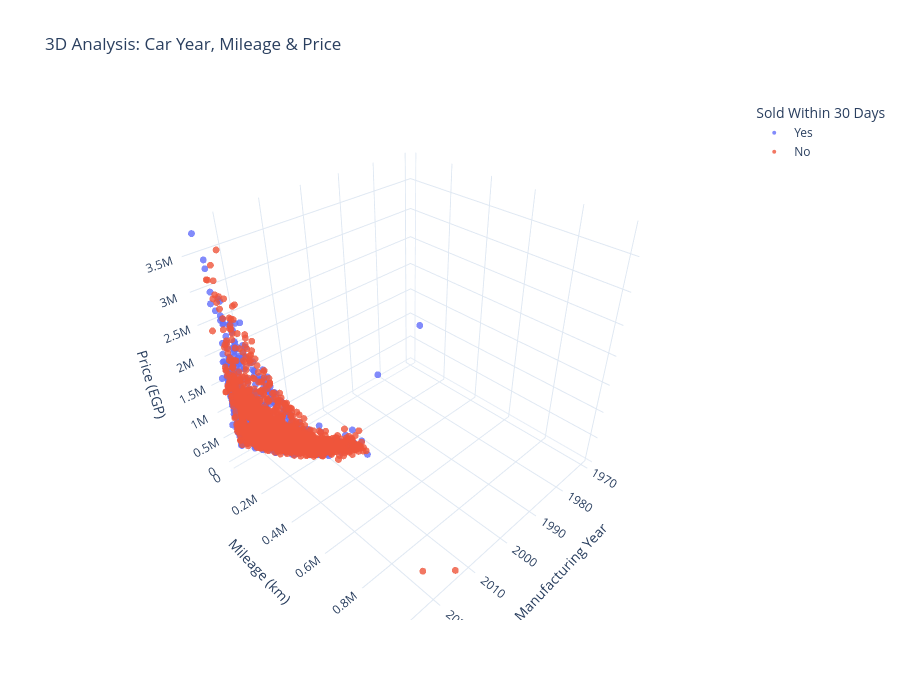

Notebook cell for this chart:
### Markdown cell above
## 🌐 3D Analysis: Car Year, Mileage & Price

This interactive 3D scatter plot examines three numeric dimensions together:

- **X-axis:** manufacturing year.
- **Y-axis:** mileage in kilometers.
- **Z-axis:** price in EGP.
- **Color:** whether the car was sold within 30 days.

Hover over a point to inspect the car's brand, model, year, mileage, price, city, and sales status. Rotating the chart can help reveal patterns that are harder to see in a 2D plot.

Use the visualization to explore possible relationships; it does not establish that any one variable causes another.

### Code cell
import plotly.express as px

fig = px.scatter_3d(
    df,
    x="year",
    y="mileage_km",
    z="price_egp",
    color="sold_within_30_days",
    hover_data=["brand", "model", "city"],
    title="3D Analysis: Car Year, Mileage & Price",
    labels={
        "year": "Manufacturing Year",
        "mileage_km": "Mileage (km)",
        "price_egp": "Price (EGP)",
        "sold_within_30_days": "Sold Within 30 Days"
    },
    opacity=0.8
)

fig.update_traces(
    marker=dict(size=4),
    hovertemplate=(
        "<b>%{customdata[0]} %{customdata[1]}</b><br>"
        "Year: %{x}<br>"
        "Mileage: %{y:,.0f} km<br>"
        "Price: %{z:,.0f} EGP<br>"
        "City: %{customdata[2]}<br>"
        "<extra></extra>"
    )
)

fig.update_layout(
    template="plotly_white",
    height=700,
    scene=dict(
        xaxis_title="Manufacturing Year",
        yaxis_title="Mileage (km)",
        zaxis_title="Price (EGP)"
    ),
    legend_title_text="Sold Within 30 Days"
)

fig.show()

### Figure 1 — Plotly figure (JSON) as saved in the notebook; plotly's stock layout.template omitted (floating-point values rounded to 4 significant figures; data arrays with more than 128 entries replaced by an {"elided": "..."} marker saying what was removed)
{"data": [{"customdata": {"elided": "1319x3 str values"}, "hovertemplate": "<b>%{customdata[0]} %{customdata[1]}</b><br>Year: %{x}<br>Mileage: %{y:,.0f} km<br>Price: %{z:,.0f} EGP<br>City: %{customdata[2]}<br><extra></extra>", "legendgroup": "Yes", "marker": {"color": "#636efa", "opacity": 0.8, "size": 4, "symbol": "circle"}, "mode": "markers", "name": "Yes", "scene": "scene", "showlegend": true, "type": "scatter3d", "x": {"elided": "1319 int values"}, "y": {"elided": "1319 float values"}, "z": {"elided": "1319 int values"}}, {"customdata": {"elided": "1582x3 str values"}, "hovertemplate": "<b>%{customdata[0]} %{customdata[1]}</b><br>Year: %{x}<br>Mileage: %{y:,.0f} km<br>Price: %{z:,.0f} EGP<br>City: %{customdata[2]}<br><extra></extra>", "legendgroup": "No", "marker": {"color": "#EF553B", "opacity": 0.8, "size": 4, "symbol": "circle"}, "mode": "markers", "name": "No", "scene": "scene", "showlegend": true, "type": "scatter3d", "x": {"elided": "1582 int values"}, "y": {"elided": "1582 float values"}, "z": {"elided": "1582 int values"}}], "layout": {"height": 700, "legend": {"title": {"text": "Sold Within 30 Days"}, "tracegroupgap": 0}, "scene": {"domain": {"x": [0, 1], "y": [0, 1]}, "xaxis": {"title": {"text": "Manufacturing Year"}}, "yaxis": {"title": {"text": "Mileage (km)"}}, "zaxis": {"title": {"text": "Price (EGP)"}}}, "title": {"text": "3D Analysis: Car Year, Mileage & Price"}}}
